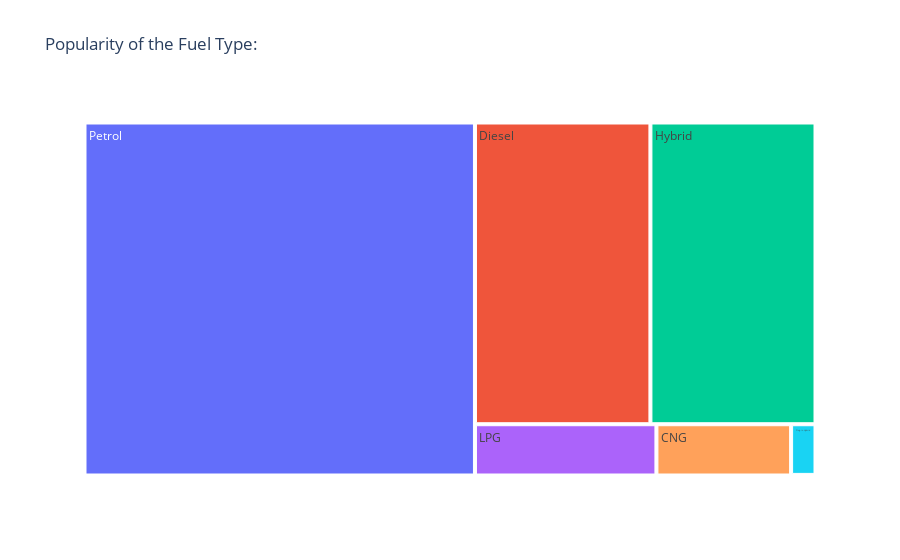

This figure's notebook cell:
### Code cell
import plotly.express as px
ax2= px.treemap(deleted_df,path=['Fuel type'],title="Popularity of the Fuel Type:")
ax2.show()

### Figure 1 — Plotly figure (JSON) as saved in the notebook; plotly's stock layout.template omitted (floating-point values rounded to 4 significant figures)
{"data": [{"branchvalues": "total", "domain": {"x": [0, 1], "y": [0, 1]}, "hovertemplate": "labels=%{label}<br>count=%{value}<br>parent=%{parent}<br>id=%{id}<extra></extra>", "ids": ["CNG", "Diesel", "Hybrid", "Hydrogen", "LPG", "Petrol", "Plug-in Hybrid"], "labels": ["CNG", "Diesel", "Hybrid", "Hydrogen", "LPG", "Petrol", "Plug-in Hybrid"], "name": "", "parents": ["", "", "", "", "", "", ""], "type": "treemap", "values": [469, 3596, 3383, 1, 632, 9362, 84]}], "layout": {"legend": {"tracegroupgap": 0}, "title": {"text": "Popularity of the Fuel Type:"}}}
